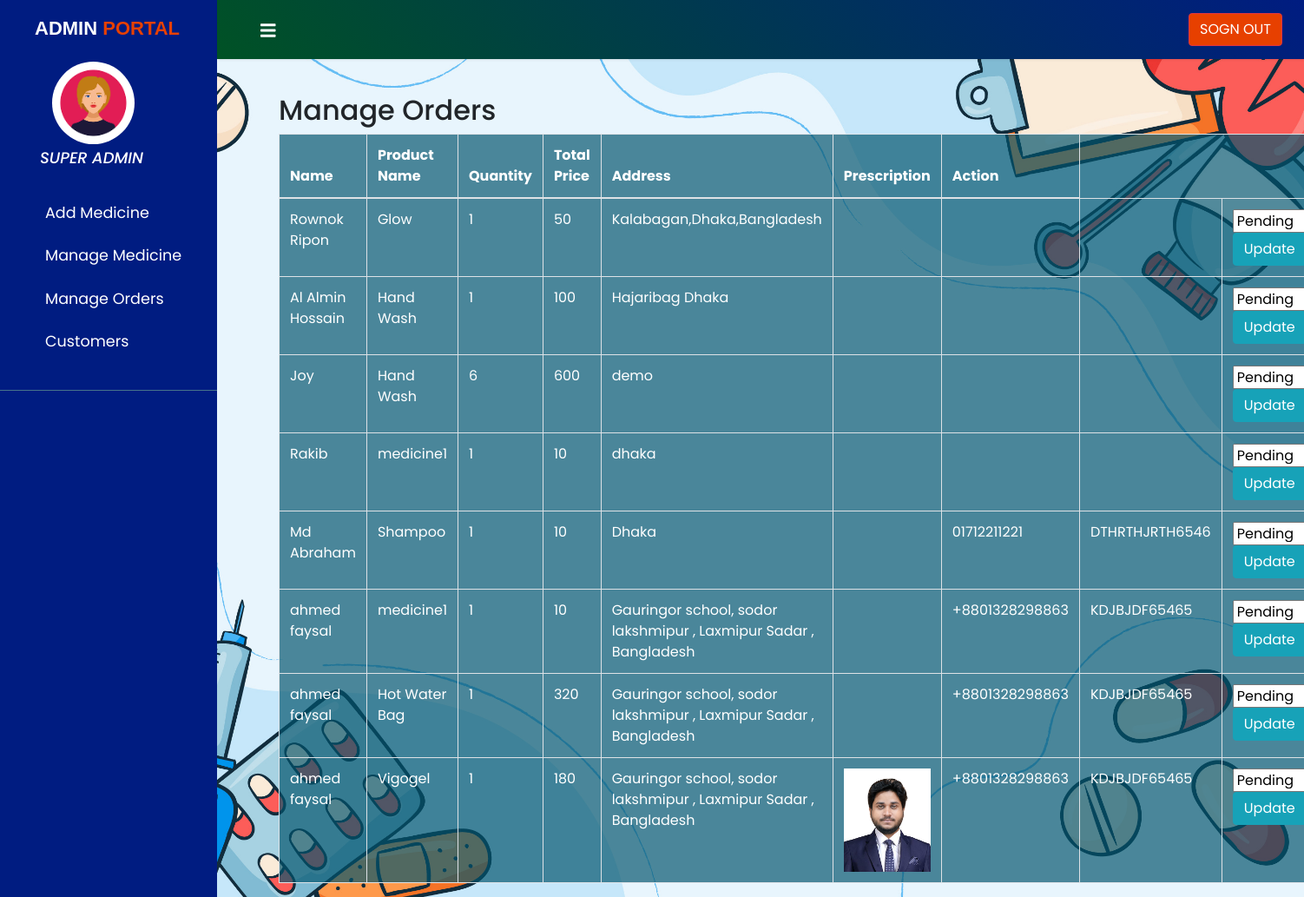
The app's page /admin/manageOrders.php with its own data.
### tables this page shows
CREATE TABLE `orders` (
  `id` int(11) NOT NULL,
  `user_id` int(11) NOT NULL,
  `name` varchar(100) NOT NULL,
  `phone` varchar(20) NOT NULL,
  `email` varchar(100) NOT NULL,
  `address` varchar(100) NOT NULL,
  `prescription` varchar(254) NOT NULL,
  `bkashNumber` varchar(256) NOT NULL,
  `tnxNumber` varchar(256) NOT NULL,
  `product_name` varchar(100) NOT NULL,
  `quantity` int(100) NOT NULL,
  `total_price` decimal(30,0) NOT NULL,
  `order_date` timestamp NOT NULL DEFAULT current_timestamp(),
  `status` varchar(100) NOT NULL DEFAULT 'Pending'
);

### admin/manageOrders.php (the view, shortened to what this page needs)
<?php
include 'inc/header.php';
?>
<?php
$sql = "SELECT * FROM orders";
$result = $conn->query($sql);
?>
<div class="container">
    <h2>Manage Orders</h2>
    <table class="table table-bordered" style="background-color: #00536cad;color: white;">
        <thead>
            <tr>
                <th>Name</th>
                <th>Product Name</th>
                <th>Quantity</th>
                <th>Total Price</th>
                <th>Address</th>
                <th>Prescription</th>
                <th>Action</th>
            </tr>
        </thead>
        <tbody>
            <?php
            if ($result->num_rows > 0) {
                while ($row = $result->fetch_assoc()) {
                    echo '<tr>';
                    echo '<td>' . $row['name'] . '</td>';
                    echo '<td>' . $row['product_name'] . '</td>';
                    echo '<td>' . $row['quantity'] . '</td>';
                    echo '<td>' . $row['total_price'] . '</td>';
                    echo '<td>' . $row['address'] . '</td>';
                    echo '<td>';
                    echo '<a href="../' . $row['prescription'] . '" target="_blank">';
                    echo '<img src="../' . $row['prescription'] . '" alt="' . $row['prescription'] . '" style="max-width: 100px;">';
                    echo '</a>';
                    echo '</td>';
                    echo '<td>' . $row['bkashNumber'] . '</td>';
                    echo '<td>' . $row['tnxNumber'] . '</td>';
                    echo '<td>';
                    echo '<form action="update_order_status.php" method="post">';
                    echo '<select name="status">';
                    echo '<option value="pending">Pending</option>';
                    echo '</select>';
                    echo '<input type="submit" class="btn btn-info" value="Update">';
                    echo '</form>';
                    echo '</td>';
                    echo '</tr>';
                }
            } else {
                echo '<tr><td colspan="6">No orders found.</td></tr>';
            }
            ?>
        </tbody>
    </table>
</div>
<?php
include 'inc/footer.php';
?>

### admin/style.css (style rules this page uses)
body { font-family: 'Poppins', sans-serif; }
a, a:hover, a:focus { color: inherit; text-decoration: none; transition: all 0.3s; }

### records on screen
orders: name "Rownok Ripon", product_name "Glow", quantity "1", total_price "50", address "Kalabagan,Dhaka,Bangladesh"
orders: name "Al Almin Hossain", product_name "Hand Wash", quantity "1", total_price "100", address "Hajaribag Dhaka"
orders: name "Joy", product_name "Hand Wash", quantity "6", total_price "600", address "demo"
orders: name "Rakib", product_name "medicine1", quantity "1", total_price "10", address "dhaka"
orders: name "Md Abraham", product_name "Shampoo", quantity "1", total_price "10", address "Dhaka", bkashNumber "01712211221", tnxNumber "DTHRTHJRTH6546"
orders: name "ahmed faysal", product_name "medicine1", quantity "1", total_price "10", address "Gauringor school, sodor lakshmipur , Laxmipur Sadar , Bangladesh", bkashNumber "+8801328298863", tnxNumber "KDJBJDF65465"
orders: name "ahmed faysal", product_name "Hot Water Bag", quantity "1", total_price "320", address "Gauringor school, sodor lakshmipur , Laxmipur Sadar , Bangladesh", bkashNumber "+8801328298863", tnxNumber "KDJBJDF65465"
orders: name "ahmed faysal", product_name "Vigogel", quantity "1", total_price "180", address "Gauringor school, sodor lakshmipur , Laxmipur Sadar , Bangladesh", prescription (picture), bkashNumber "+8801328298863", tnxNumber "KDJBJDF65465"
